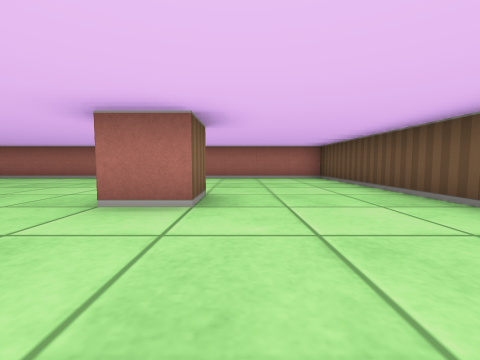
View 1 (above)

19 first-person views from a walk through a cub3D maze. The camera is about half as high as the walls, tilts 4° down and sees 90° across. The floor is counted in squares. Each view is taken from the middle of a square. On the plan, view 1 faces up. The plan holds only what a view shows up to about 9 squares ahead; the rest is blank.

View 2
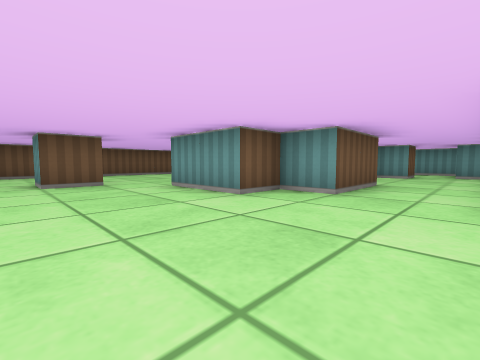

View 3
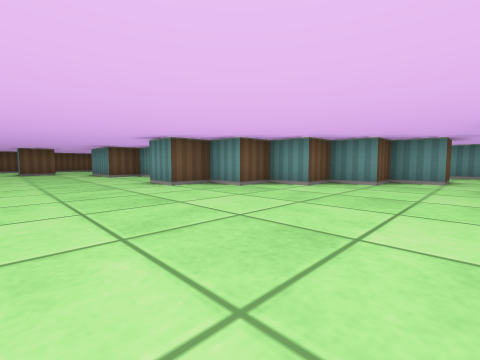

View 4
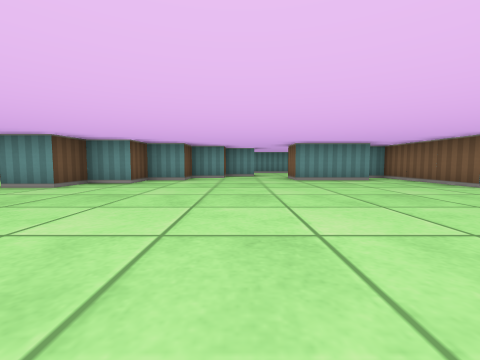

View 5
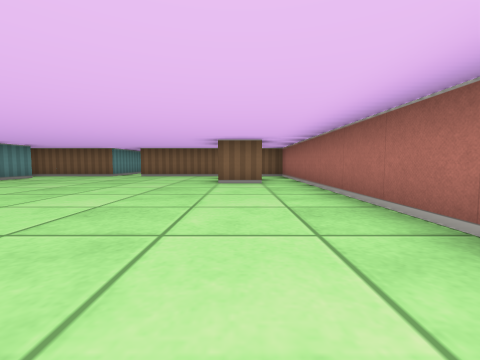

View 6
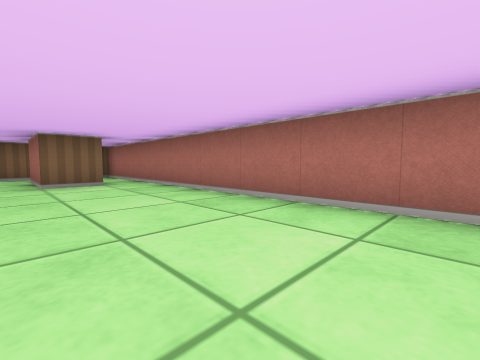

View 7
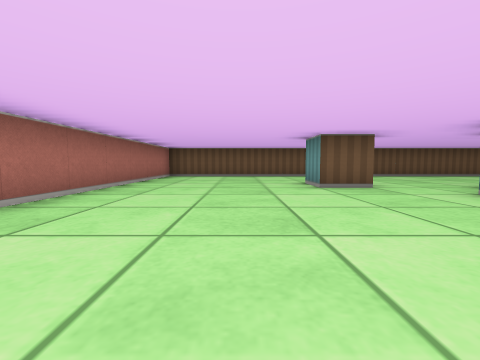

View 8
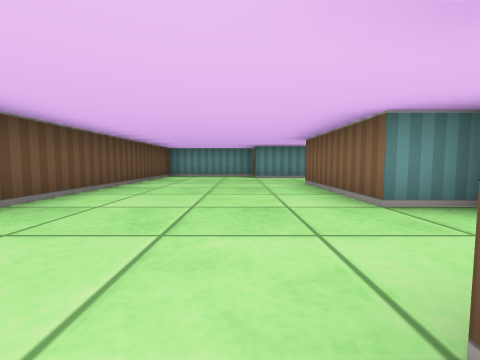

View 9
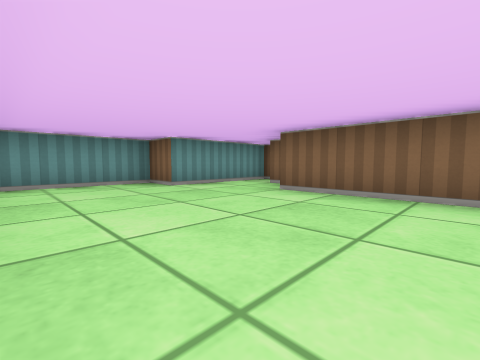

View 10
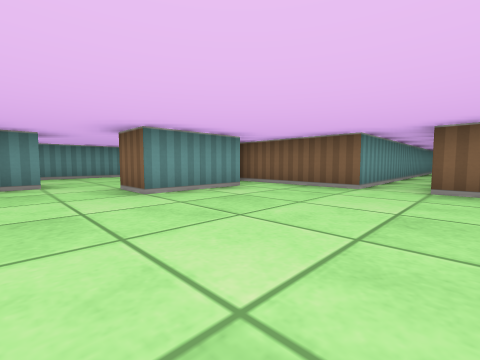

View 11
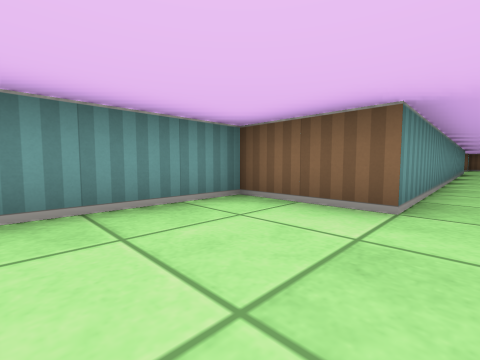

View 12
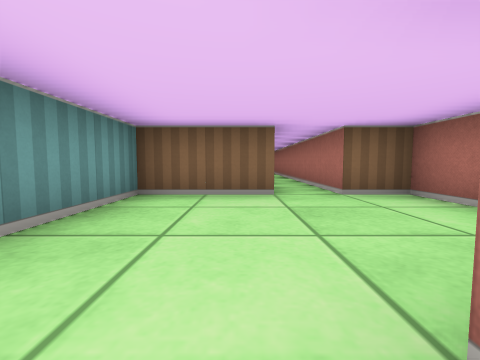

View 13
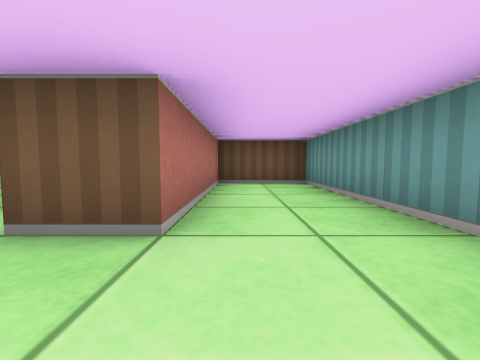

View 14
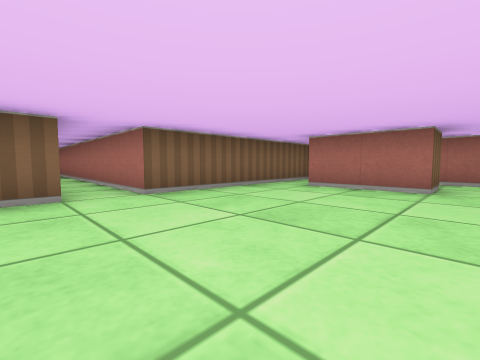

View 15
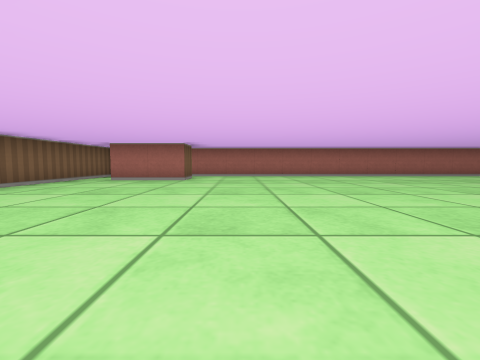

View 16
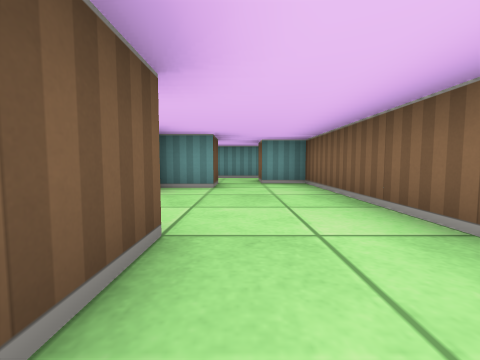

View 17
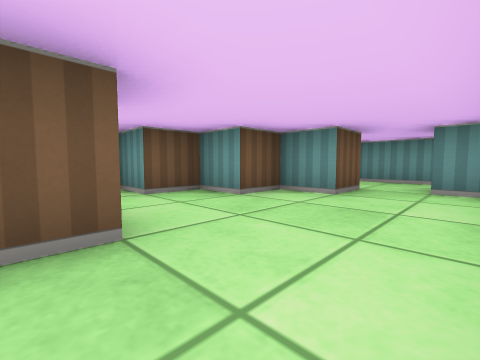

View 18
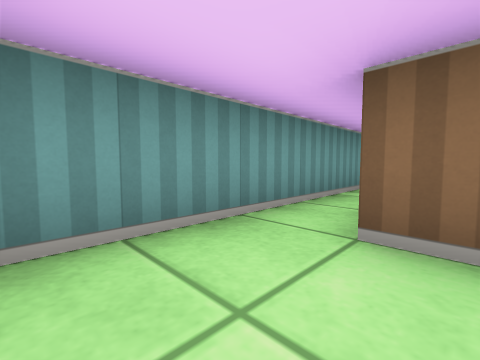

View 19
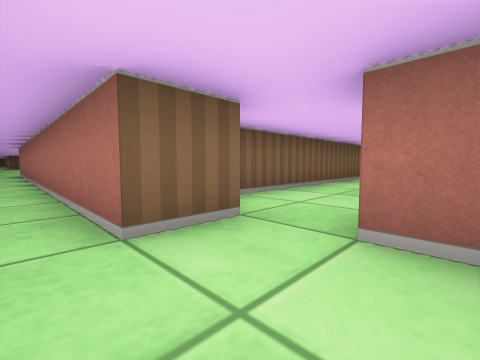

### Floor plan
Ten units are one square. View 1 is at (0, 0); x grows to the right and y downward. Boxes are objects, and circles mark ways between rooms. Rooms are numbered by the first view taken in them; rooms with no view inside come last. Other rooms are left out.
<svg viewBox="-175 -80 205 160">
<path fill="none" stroke="#000" d="M-75 -5 -75 55 -65 55 -65 65M-55 16 -55 -5 -45 -5 -45 -15 -25 -15M-26 -5 -15 -5 -15 25M-15 -25 -15 -35 -5 -35 -5 -25 -15 -25M-35 45 -5 45 -5 55 25 55 25 -75 -135 -75M-49 55 -55 55 -55 45 -45 45 -45 35 -35 35 -35 25 -25 25M-145 15 -155 15 -155 25M-65 75 -48 75M-135 -66 -135 -55 -155 -55M-156 5 -135 5 -135 15M-165 -15 -165 15 -160 15M-155 35 -155 55 -85 55 -85 35 -125 35 -125 25 -115 25 -115 15 -105 15 -105 5 -95 5 -95 -5 -85 -5 -85 -15 -75 -15M-165 -55 -165 -25M-135 -75 -165 -75 -165 -55"/>
<circle cx="-145" cy="-70" r="3" fill="#2a7"/>
<circle cx="-160" cy="-60" r="3" fill="#2a7"/>
<text x="-70" y="-10">1</text>
<text x="-150" y="-70">2</text>
</svg>
Room 1 opens to room 2.

Where each view was taken, in squares from view 1:
view 1: 0 up, 0 right, facing up
view 2: 4 up, 7 left, facing down-right
view 3: 4 up, 13 left, facing down-right
view 4: 6 up, 12 left, facing down
view 5: 6 up, 8 left, facing left
view 6: 5 up, 8 left, facing up-left
view 7: 5 up, 6 left, facing right
view 8: 3 up, 0 right, facing down
view 9: 0 up, 2 right, facing down-left
view 10: 3 up, 12 left, facing down-left
view 11: 3 down, 13 left, facing down-left
view 12: 4 down, 12 left, facing left
view 13: 4 down, 14 left, facing right
view 14: 1 up, 13 left, facing up-left
view 15: 1 down, 12 left, facing up
view 16: 0 up, 6 left, facing down
view 17: 1 down, 7 left, facing down-right
view 18: 6 down, 5 left, facing down-left
view 19: 7 down, 5 left, facing up-left
